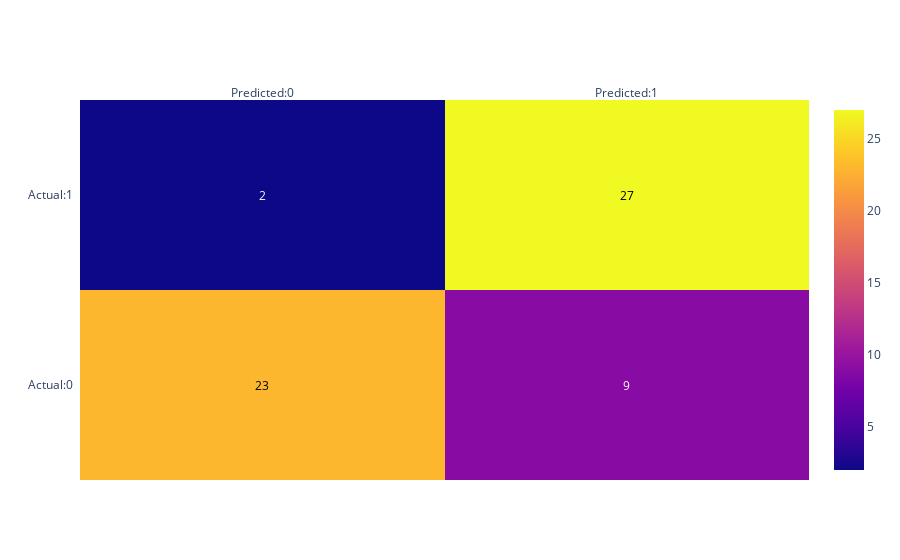

Notebook code for this chart:
### Code cell
pred_test = list(map(round, yhat_test))
conf = confusion_matrix(y_test, pred_test)
conf_matrix=pd.DataFrame(data=conf,columns=['Predicted:0','Predicted:1'],index=['Actual:0','Actual:1'])
fig = ff.create_annotated_heatmap(conf, x=['Predicted:0','Predicted:1'],y= ['Actual:0','Actual:1'],showscale=True)
fig.show()
print("test accuracy:",accuracy_score(y_test,pred_test))
print("TPR:", recall_score(y_test,pred_test), " FPR:", 1-recall_score(y_test,pred_test))

### Figure 1 — Plotly figure (JSON) as saved in the notebook; plotly's stock layout.template omitted (floating-point values rounded to 4 significant figures)
{"data": [{"colorscale": [[0, "#0d0887"], [0.1111, "#46039f"], [0.2222, "#7201a8"], [0.3333, "#9c179e"], [0.4444, "#bd3786"], [0.5556, "#d8576b"], [0.6667, "#ed7953"], [0.7778, "#fb9f3a"], [0.8889, "#fdca26"], [1, "#f0f921"]], "reversescale": false, "showscale": true, "type": "heatmap", "x": ["Predicted:0", "Predicted:1"], "y": ["Actual:0", "Actual:1"], "z": [[23, 9], [2, 27]]}], "layout": {"annotations": [{"font": {"color": "#000000"}, "showarrow": false, "text": "23", "x": "Predicted:0", "xref": "x", "y": "Actual:0", "yref": "y"}, {"font": {"color": "#FFFFFF"}, "showarrow": false, "text": "9", "x": "Predicted:1", "xref": "x", "y": "Actual:0", "yref": "y"}, {"font": {"color": "#FFFFFF"}, "showarrow": false, "text": "2", "x": "Predicted:0", "xref": "x", "y": "Actual:1", "yref": "y"}, {"font": {"color": "#000000"}, "showarrow": false, "text": "27", "x": "Predicted:1", "xref": "x", "y": "Actual:1", "yref": "y"}], "xaxis": {"dtick": 1, "gridcolor": "rgb(0, 0, 0)", "side": "top", "ticks": ""}, "yaxis": {"dtick": 1, "ticks": "", "ticksuffix": "  "}}}
